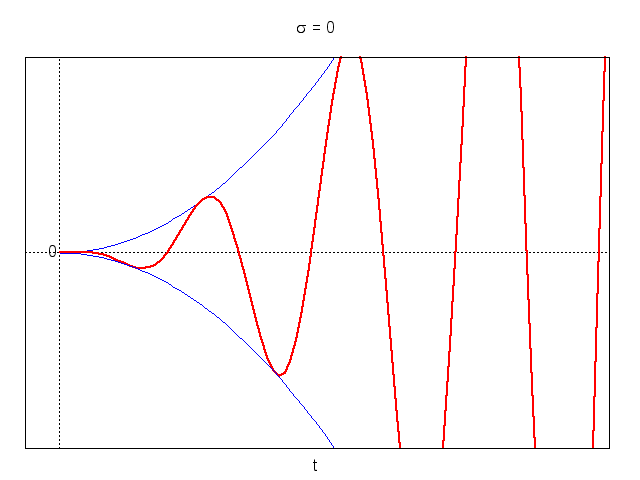

Write the gnuplot code that produced this figure.
set terminal png
set output 'poli_complessi3_2.png'
set encoding utf8
load 'config.plt'
#
set xlabel 't'
set xzeroaxis
set yzeroaxis
unset ytics
unset xtics
#
set title "{/Symbol s} = 0"
set label "0" at 0,0 right
#
a = 0.9
f(x) = x**2
#
plot [-.25:4][-4:4] x >= 0 ? f(x) : 1/0 notitle w l ls 2,\
	x >= 0 ? f(x)*cos(6*x) : 1/0 notitle w l ls 1,\
	x >= 0 ? -f(x) : 1/0 notitle w l ls 2
